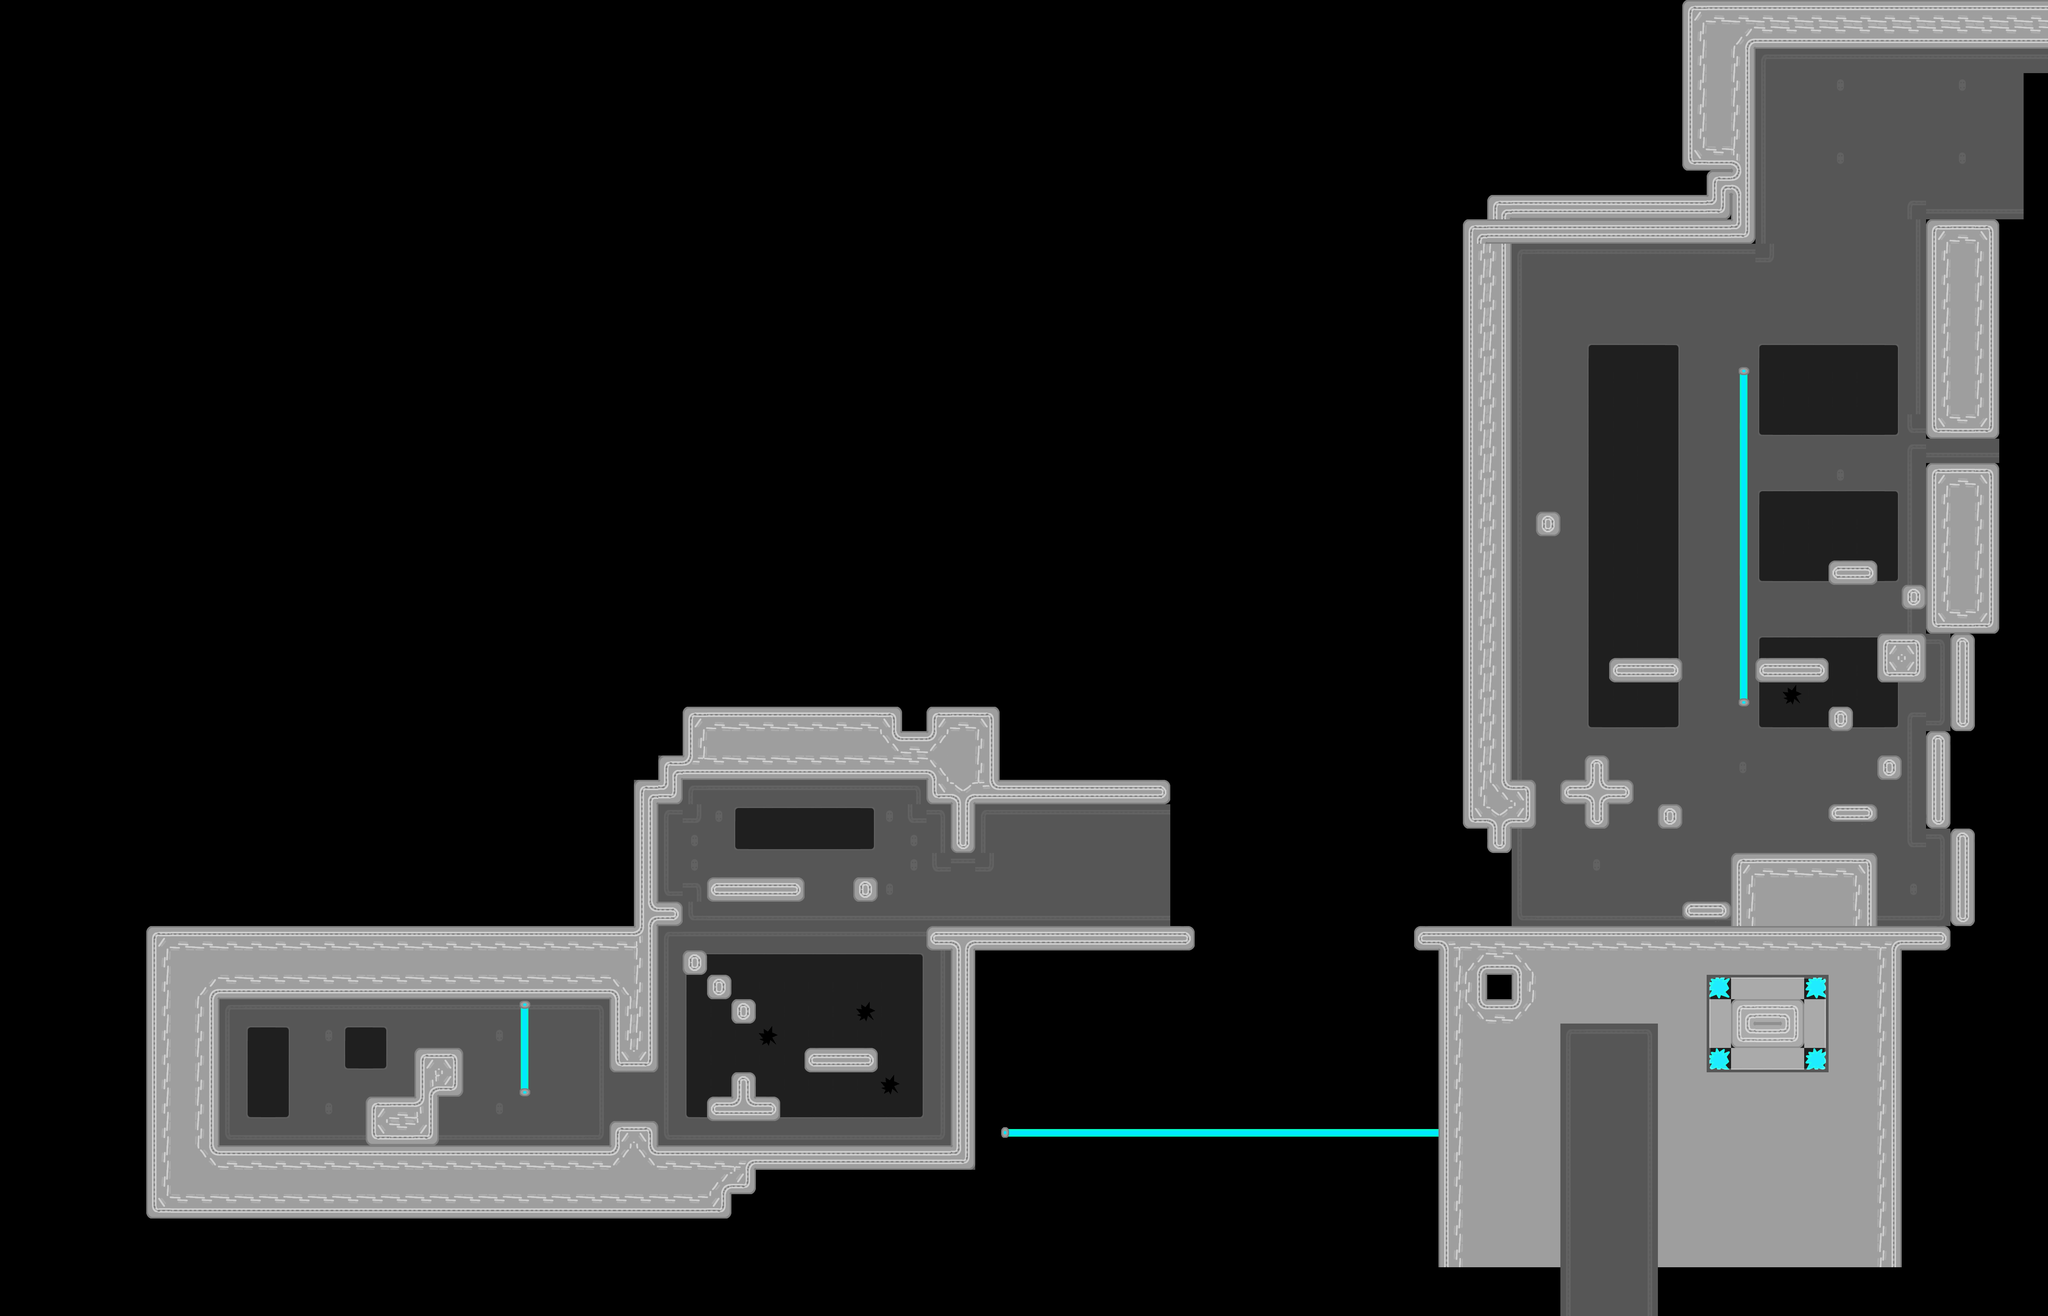

Rendered tile map (Tiled .tmx) drawn with the repository's tilesets; below, a short description and the map source with its tile grids summarised:
An orthogonal 84x54 tile map with 64x64 px tiles, 3 tile layers (background, lasers, walls) and 71 objects.

<map version="1.10" tiledversion="1.11.2" orientation="orthogonal" renderorder="right-down" width="84" height="54" tilewidth="64" tileheight="64" infinite="0" nextlayerid="10" nextobjectid="143">
 <tileset firstgid="1" source="alien.tsx" />
 <layer id="2" name="background" width="84" height="54">
  <data>[4536 cells, 1049 non-empty, 27 distinct tile ids]</data>
 </layer>
 <objectgroup id="5" name="displays">
  <object id="17" gid="76" x="2688" y="2368" width="320" height="192">
   <properties>
    <property name="race_id" type="int" value="0" />
   </properties>
  </object>
 </objectgroup>
 <objectgroup id="3" name="checkpoints">
  <object id="2" gid="50" x="704" y="3008" width="64" height="64" />
  <object id="4" gid="50" x="2624" y="2432" width="64" height="64" />
 </objectgroup>
 <objectgroup id="4" name="ends">
  <object id="13" gid="40" x="1600" y="2944" width="64" height="64">
   <properties>
    <property name="race_id" type="int" value="0" />
    <property name="type" value="start" />
   </properties>
  </object>
  <object id="15" gid="40" x="2496" y="2432" width="64" height="64">
   <properties>
    <property name="race_id" type="int" value="0" />
    <property name="type" value="end" />
   </properties>
  </object>
  <object id="18" gid="40" x="2496" y="2304" width="64" height="64">
   <properties>
    <property name="race_id" type="int" value="0" />
    <property name="type" value="end" />
   </properties>
  </object>
  <object id="19" gid="40" x="2496" y="2368" width="64" height="64">
   <properties>
    <property name="race_id" type="int" value="0" />
    <property name="type" value="end" />
   </properties>
  </object>
  <object id="20" gid="40" x="1600" y="2880" width="64" height="64">
   <properties>
    <property name="race_id" type="int" value="0" />
    <property name="type" value="start" />
   </properties>
  </object>
  <object id="92" gid="40" x="3904" y="2432" width="64" height="64">
   <properties>
    <property name="race_id" type="int" value="1" />
    <property name="type" value="start" />
   </properties>
  </object>
  <object id="93" gid="40" x="3904" y="2304" width="64" height="64">
   <properties>
    <property name="race_id" type="int" value="1" />
    <property name="type" value="start" />
   </properties>
  </object>
  <object id="94" gid="40" x="3904" y="2368" width="64" height="64">
   <properties>
    <property name="race_id" type="int" value="1" />
    <property name="type" value="start" />
   </properties>
  </object>
 </objectgroup>
 <objectgroup id="8" name="platforms">
  <object id="85" gid="32" x="3136" y="2496" width="128" height="64">
   <properties>
    <property name="boundary_bottom" type="float" value="0" />
    <property name="boundary_left" type="float" value="0" />
    <property name="boundary_right" type="float" value="7" />
    <property name="boundary_top" type="float" value="0" />
    <property name="change_x" type="float" value="1" />
    <property name="change_y" type="float" value="0" />
   </properties>
  </object>
  <object id="96" gid="32" x="3968" y="2016" width="192" height="64">
   <properties>
    <property name="boundary_bottom" type="float" value="0" />
    <property name="boundary_left" type="float" value="0" />
    <property name="boundary_right" type="float" value="0" />
    <property name="boundary_top" type="float" value="3.5" />
    <property name="change_x" type="float" value="0" />
    <property name="change_y" type="float" value="2" />
   </properties>
  </object>
  <object id="104" gid="32" x="4448" y="1408" width="128" height="64">
   <properties>
    <property name="boundary_bottom" type="float" value="0" />
    <property name="boundary_left" type="float" value="-3" />
    <property name="boundary_right" type="float" value="3" />
    <property name="boundary_top" type="float" value="0" />
    <property name="change_x" type="float" value="1" />
    <property name="change_y" type="float" value="0" />
   </properties>
  </object>
  <object id="136" gid="32" x="4256" y="1664" width="128" height="64">
   <properties>
    <property name="boundary_bottom" type="float" value="0" />
    <property name="boundary_left" type="float" value="0" />
    <property name="boundary_right" type="float" value="6" />
    <property name="boundary_top" type="float" value="0" />
    <property name="change_x" type="float" value="1" />
    <property name="change_y" type="float" value="0" />
   </properties>
  </object>
  <object id="137" gid="32" x="4640" y="1536" width="128" height="64">
   <properties>
    <property name="boundary_bottom" type="float" value="0" />
    <property name="boundary_left" type="float" value="-6" />
    <property name="boundary_right" type="float" value="0" />
    <property name="boundary_top" type="float" value="0" />
    <property name="change_x" type="float" value="1" />
    <property name="change_y" type="float" value="0" />
   </properties>
  </object>
 </objectgroup>
 <layer id="6" name="lasers" width="84" height="54" offsetx="64" offsety="0">
  <data>[4536 cells, 37 non-empty, 6 distinct tile ids]</data>
 </layer>
 <layer id="1" name="walls" width="84" height="54">
  <data>[4536 cells, 776 non-empty, 52 distinct tile ids]</data>
 </layer>
 <objectgroup id="7" name="collisions" opacity="0.24">
  <object id="48" gid="100" x="384" y="3200" width="1216" height="192" />
  <object id="54" gid="100" x="384" y="3008" width="192" height="576" />
  <object id="55" gid="100" x="576" y="2624" width="1024" height="192" />
  <object id="56" gid="100" x="1600" y="2816" width="128" height="960" />
  <object id="57" gid="100" x="1600" y="3200" width="128" height="256" />
  <object id="58" gid="100" x="960" y="3008" width="192" height="128" />
  <object id="59" gid="100" x="1088" y="2880" width="128" height="128" />
  <object id="60" gid="100" x="1728" y="3200" width="896" height="192" />
  <object id="61" gid="100" x="2432" y="2496" width="704" height="64" />
  <object id="63" gid="100" x="1728" y="2112" width="64" height="64" />
  <object id="64" gid="100" x="1728" y="2048" width="768" height="192" />
  <object id="67" gid="100" x="2432" y="2112" width="64" height="64" />
  <object id="68" gid="100" x="2496" y="2112" width="576" height="256" />
  <object id="69" gid="100" x="2496" y="2240" width="64" height="128" />
  <object id="71" gid="100" x="1856" y="2944" width="192" height="64" />
  <object id="72" gid="100" x="1920" y="2944" width="64" height="128" />
  <object id="73" gid="100" x="1920" y="2688" width="64" height="64" />
  <object id="74" gid="100" x="1856" y="2624" width="64" height="64" />
  <object id="75" gid="100" x="1792" y="2560" width="64" height="64" />
  <object id="76" gid="100" x="1664" y="2432" width="128" height="64" />
  <object id="77" gid="100" x="1856" y="2368" width="256" height="64" />
  <object id="78" gid="100" x="2240" y="2368" width="64" height="64" />
  <object id="79" gid="100" x="2112" y="2816" width="192" height="64" />
  <object id="80" gid="100" x="2496" y="3008" width="640" height="512" />
  <object id="107" gid="100" x="3712" y="2496" width="1408" height="64" />
  <object id="108" gid="100" x="3776" y="3456" width="1216" height="960" />
  <object id="109" gid="100" x="4544" y="2432" width="384" height="192" />
  <object id="110" gid="100" x="4416" y="2432" width="128" height="64" />
  <object id="111" gid="100" x="4800" y="2162" width="128" height="50" />
  <object id="112" gid="100" x="4352" y="2176" width="64" height="64" />
  <object id="113" gid="100" x="4096" y="2112" width="192" height="64" />
  <object id="114" gid="100" x="4160" y="2176" width="64" height="192" />
  <object id="115" gid="100" x="4224" y="1792" width="192" height="64" />
  <object id="116" gid="100" x="3904" y="2240" width="64" height="64" />
  </objectgroup>
 <objectgroup id="9" name="special">
  <!-- 3 objects omitted --></objectgroup>
</map>
<!-- 21 of 71 objects omitted -->
